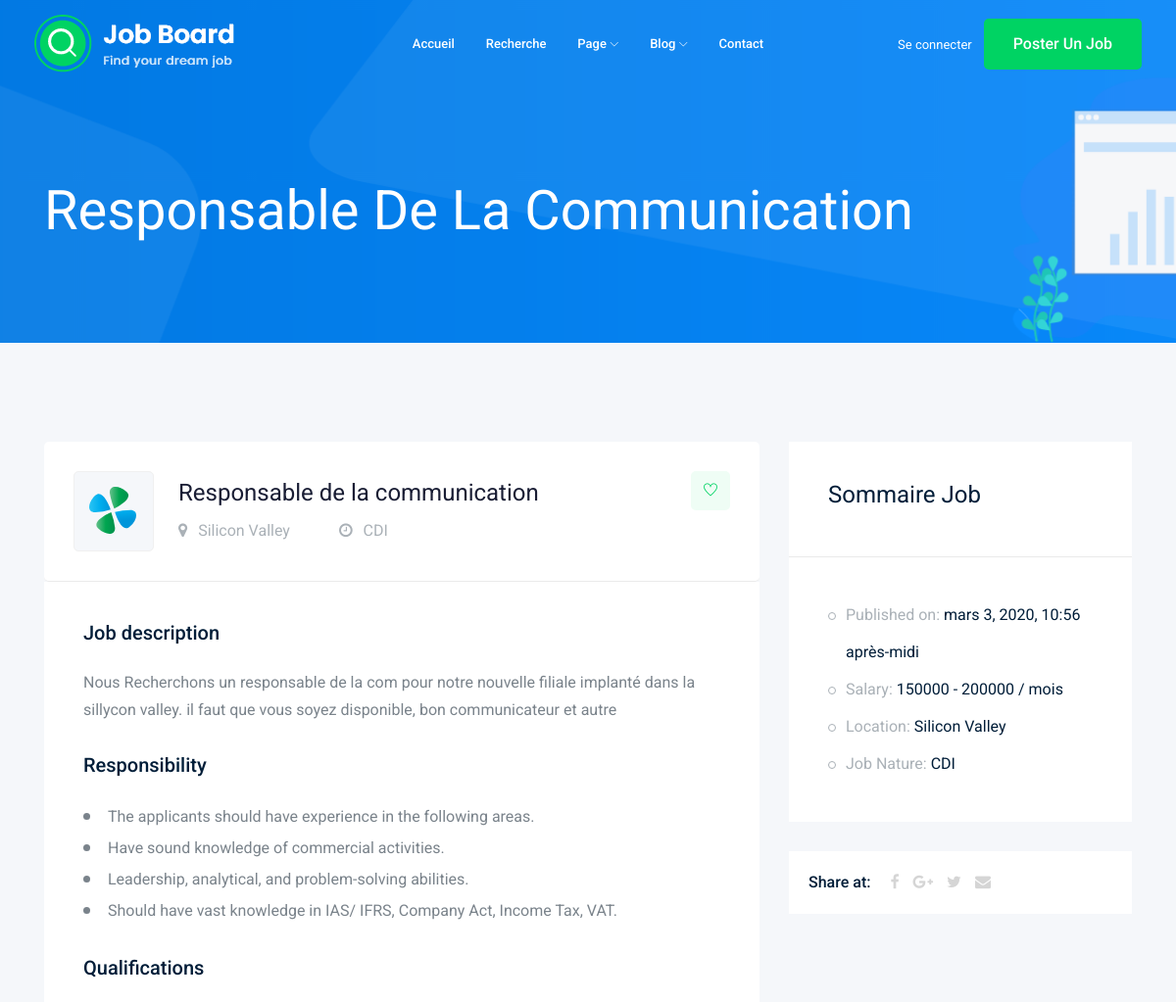
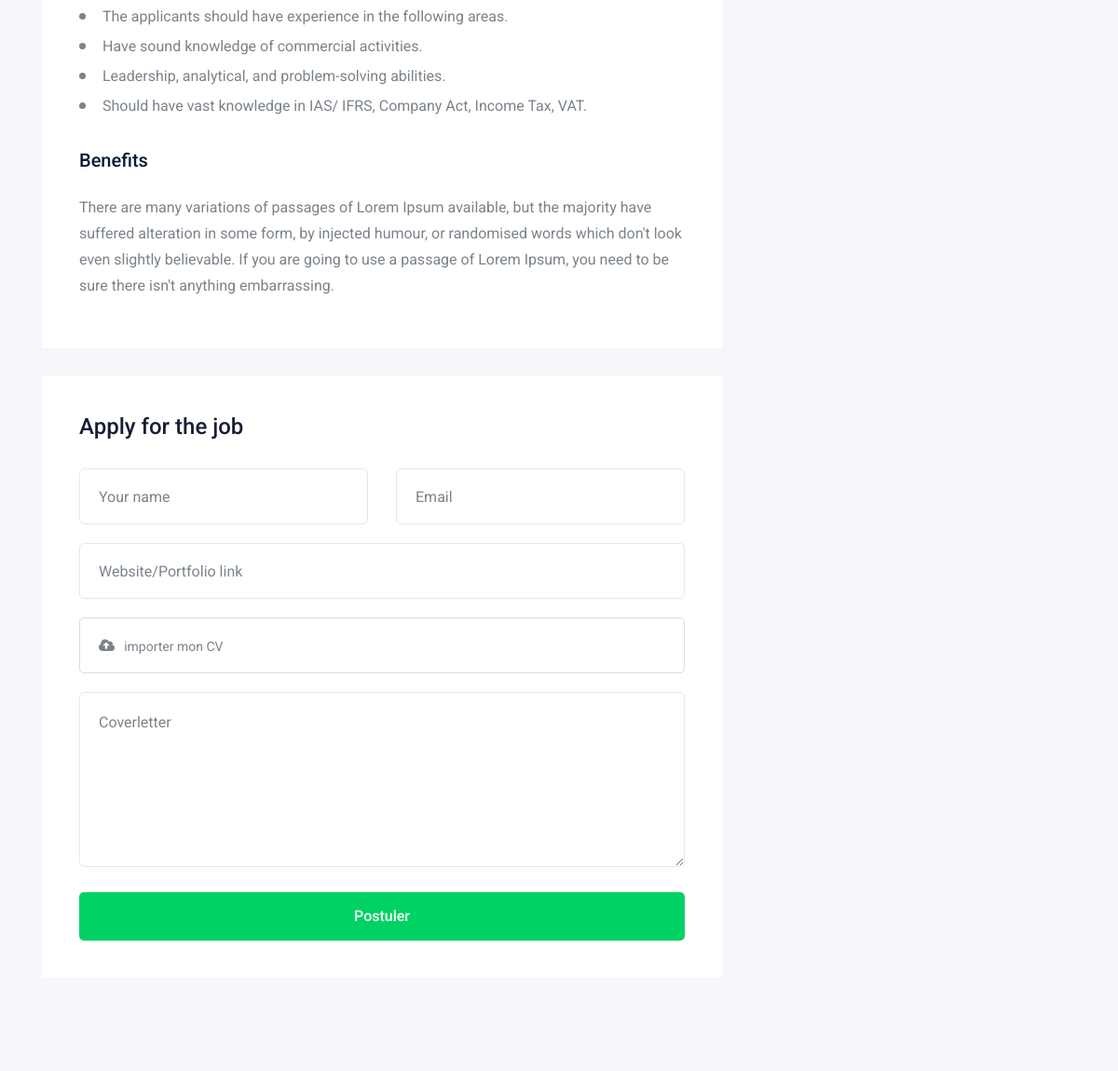
Page /details/1/ on the committed database (2 pictures, top to bottom).
### princ/models.py (models this page shows, shortened)
class Job (models.Model):
    jobtype = (
        ("CDD", "CDD"),
        ("CDI", "CDI"),
        ("Interim","Interim"),
        ("Freelance","Freelance")
    )
    Categories = (
        ("enseignement","Enseignement education"),
        ("earketing","Marketing"),
        ("eelemarketing","Telemarketing"),
        ("software","Developpement d'application & web"),
        ("batiment","Batiments et design"),
        ("administration","Administration"),
        ("autre","Autres")
    )
    Experiences = (
        ("non","Non spécifié"),
        ("Debutant","Debutant"),
        ("junior","1 à 2 ans d'experiences"),
        ("moyen", "2 à 6 ans d'experiences"),
        ("senior","plus de 6 ans d'experiences")
    )
    posteur = models.ForeignKey('Compte', on_delete= models.CASCADE, blank=True)
    titre = models.CharField(max_length=200, blank=False)
    categorie = models.CharField(max_length=200, blank=True, default="autre", choices=Categories)
    lieu = models.CharField(max_length=200)
    type = models.CharField(max_length=100, choices=jobtype)
    experience = models.CharField(max_length=100, choices=Experiences, blank=True, default="None")
    pub_date = models.DateTimeField(auto_now=True)
    description = models.TextField()
    salaire_max = models.IntegerField(null=True)
    salaire_min = models.IntegerField(null=True)

### princ/views.py (the view)
# urls.py: path("details/<int:pk>/", views.JobDetailsView.as_view(), name="job-details")
class JobDetailsView(DetailView):
    model = Job
    template_name = 'princ/job_detail.html'
    context_object_name = 'job'

### templates/princ/job_detail.html (shortened to what this page needs)
{% extends 'home.html' %}
{% block home-main %}
    <div class="bradcam_area bradcam_bg_1">
        <div class="container">
            <div class="row">
                <div class="col-xl-12">
                    <div class="bradcam_text">
                        <h3>{{job.titre}}</h3>
                    </div>
                </div>
            </div>
        </div>
    </div>
    <div class="job_details_area">
        <div class="container">
            <div class="row">
                <div class="col-lg-8">
                    <div class="job_details_header">
                        <div class="single_jobs white-bg d-flex justify-content-between">
                            <div class="jobs_left d-flex align-items-center">
                                <div class="thumb">
                                    <img src="{{MEDIA_URL}}img/svg_icon/1.svg" alt="">
                                </div>
                                <div class="jobs_conetent">
                                    <a href="#"><h4>{{job.titre}}</h4></a>
                                    <div class="links_locat d-flex align-items-center">
                                        <div class="location">
                                            <p> <i class="fa fa-map-marker"></i> {{job.lieu}}</p>
                                        </div>
                                        <div class="location">
                                            <p> <i class="fa fa-clock-o"></i> {{job.type}}</p>
                                        </div>
                                    </div>
                                </div>
                            </div>
                            <div class="jobs_right">
                                <div class="apply_now">
                                    <a class="heart_mark" href="#"> <i class="ti-heart"></i> </a>
                                </div>
                            </div>
                        </div>
                    </div>
                    <div class="descript_wrap white-bg">
                        <div class="single_wrap">
                            <h4>Job description</h4>
                            <p>{{job.description}}</p>
                        </div>
                        <div class="single_wrap">
                            <h4>Responsibility</h4>
                            <ul>
                                <li>The applicants should have experience in the following areas.
                                </li>
                                <li>Have sound knowledge of commercial activities.</li>
                                <li>Leadership, analytical, and problem-solving abilities.</li>
                                <li>Should have vast knowledge in IAS/ IFRS, Company Act, Income Tax, VAT.</li>
                            </ul>
                        </div>
                        <div class="single_wrap">
                            <h4>Qualifications</h4>
                            <ul>
                                <li>The applicants should have experience in the following areas.
                                </li>
                                <li>Have sound knowledge of commercial activities.</li>
                                <li>Leadership, analytical, and problem-solving abilities.</li>
                                <li>Should have vast knowledge in IAS/ IFRS, Company Act, Income Tax, VAT.</li>
                            </ul>
                        </div>
                        <div class="single_wrap">
                            <h4>Benefits</h4>
                            <p>There are many variations of passages of Lorem Ipsum available, but the majority have suffered alteration in some form, by injected humour, or randomised words which don't look even slightly believable. If you are going to use a passage of Lorem Ipsum, you need to be sure there isn't anything embarrassing.</p>
                        </div>
                    </div>
                    <div class="apply_job_form white-bg">
                        <h4>Apply for the job</h4>
                        <form action="#">
                            <div class="row">
                                <div class="col-md-6">
                                    <div class="input_field">
                                        <input type="text" placeholder="Your name">
                                    </div>
                                </div>
                                <div class="col-md-6">
                                    <div class="input_field">
                                        <input type="text" placeholder="Email">
                                    </div>
                                </div>
                                <div class="col-md-12">
                                    <div class="input_field">
                                        <input type="text" placeholder="Website/Portfolio link">
                                    </div>
                                </div>
                                <div class="col-md-12">
                                    <div class="input-group">
                                        <div class="input-group-prepend">
                                          <button type="button" id="inputGroupFileAddon03"><i class="fa fa-cloud-upload" aria-hidden="true"></i>
                                          </button>
                                        </div>
                                        <div class="custom-file">
                                          <label class="custom-file-label" for="inputGroupFile03">importer mon CV</label>
                                        </div>
                                      </div>
                                </div>
                                <div class="col-md-12">
                                    <div class="input_field">
                                        <textarea name="#" id="" cols="30" rows="10" placeholder="Coverletter"></textarea>
                                    </div>
                                </div>
                                <div class="col-md-12">
                                    <div class="submit_btn">
                                        <button class="boxed-btn3 w-100" type="submit">Postuler</button>
                                    </div>
                                </div>
                            </div>
                        </form>
                    </div>
                </div>
                <div class="col-lg-4">
                    <div class="job_sumary">
                        <div class="summery_header">
                            <h3>Sommaire Job</h3>
                        </div>
                        <div class="job_content">
                            <ul>
                                <li>Published on: <span>{{job.pub_date}}</span></li>
                                <li>Salary: <span>{{job.salaire_min}} - {{job.salaire_max}} / mois</span></li>
                                <li>Location: <span>{{job.lieu}}</span></li>
                                <li>Job Nature: <span> {{job.type}}</span></li>
                            </ul>
                        </div>
                    </div>
                    <div class="share_wrap d-flex">
                        <span>Share at:</span>
                        <ul>
                            <li><a href="#"> <i class="fa fa-facebook"></i></a> </li>
                            <li><a href="#"> <i class="fa fa-google-plus"></i></a> </li>
                            <li><a href="#"> <i class="fa fa-twitter"></i></a> </li>
                            <li><a href="#"> <i class="fa fa-envelope"></i></a> </li>
                        </ul>
                    </div>
                    <div class="job_location_wrap">
                        <div class="job_lok_inner">
                            <div id="map" style="height: 200px;"></div>
                          </div>
                    </div>
                </div>
            </div>
        </div>
{% endblock home-main %}

### rows in the picture
Job: titre "Responsable De La Communication", titre "Responsable de la communication", lieu "Silicon Valley", type "CDI", description "Nous Recherchons un responsable de la com pour notre nouvelle filiale implanté dans la sillycon valley. il faut que vous soyez disponible, bon communicateur et autre", pub_date "mars 3, 2020, 10:56 après-midi", salaire_min "150000", salaire_max "200000"
